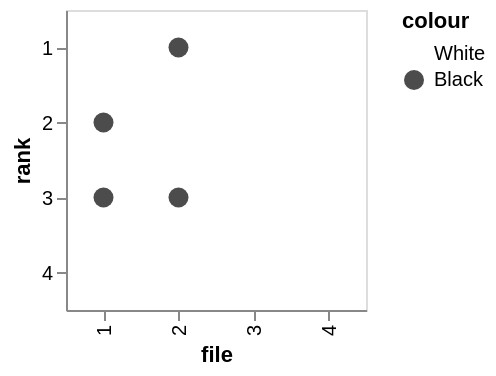

Here is the notebook cell this chart was saved with:
### Code cell
def position_chart(pos: Position) -> alt.Chart:
    _PAWN_COLOURS = {
        "domain": ["White", "Black"],
        "range": ["white", "black"],
    }
    _FILE_DOMAIN = list(range(1, BOARD_WIDTH + 1))
    _RANK_DOMAIN = list(range(1, BOARD_DEPTH + 1))

    pawns = pawns_as_frame(pos)
    return (
        alt.Chart(pawns)
        .mark_circle(size=100)
        .encode(
            alt.X("file:O").scale(domain=_FILE_DOMAIN),
            alt.Y("rank:O").scale(domain=_RANK_DOMAIN),
            alt.Color("colour:N")
            #
            .scale(**_PAWN_COLOURS),  # type: ignore
        )
        .properties(width=150, height=150)
    )

position_chart(rand_position(max_pawns_per_side=BOARD_WIDTH))

### Figure 1 — Vega-Lite specification as saved in the notebook (floating-point values rounded to 4 significant figures)
{"config": {"view": {"continuousWidth": 300, "continuousHeight": 300}}, "data": {"name": "data-fabe4a7dceef23d3db442dea26d96b12"}, "mark": {"type": "circle", "size": 100}, "encoding": {"color": {"field": "colour", "scale": {"domain": ["White", "Black"], "range": ["white", "black"]}, "type": "nominal"}, "x": {"field": "file", "scale": {"domain": [1, 2, 3, 4]}, "type": "ordinal"}, "y": {"field": "rank", "scale": {"domain": [1, 2, 3, 4]}, "type": "ordinal"}}, "height": 150, "width": 150, "$schema": "https://vega.github.io/schema/vega-lite/v6.4.1.json", "datasets": {"data-fabe4a7dceef23d3db442dea26d96b12": [{"rank": 1, "file": 1, "colour": "White"}, {"rank": 4, "file": 1, "colour": "White"}, {"rank": 2, "file": 2, "colour": "White"}, {"rank": 4, "file": 2, "colour": "White"}, {"rank": 2, "file": 1, "colour": "Black"}, {"rank": 3, "file": 1, "colour": "Black"}, {"rank": 1, "file": 2, "colour": "Black"}, {"rank": 3, "file": 2, "colour": "Black"}]}}
